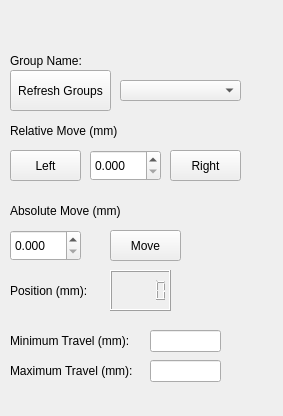
<?xml version="1.0" encoding="UTF-8"?>
<ui version="4.0">
 <class>Form</class>
 <widget class="QWidget" name="Form">
  <property name="geometry">
   <rect>
    <x>0</x>
    <y>0</y>
    <width>283</width>
    <height>416</height>
   </rect>
  </property>
  <property name="windowTitle">
   <string>Form</string>
  </property>
  <widget class="QPushButton" name="RefreshGroupsButton">
   <property name="geometry">
    <rect>
     <x>10</x>
     <y>70</y>
     <width>101</width>
     <height>41</height>
    </rect>
   </property>
   <property name="text">
    <string>Refresh Groups</string>
   </property>
  </widget>
  <widget class="QLabel" name="GroupNameLabel">
   <property name="geometry">
    <rect>
     <x>10</x>
     <y>50</y>
     <width>81</width>
     <height>21</height>
    </rect>
   </property>
   <property name="text">
    <string>Group Name:</string>
   </property>
  </widget>
  <widget class="QLabel" name="PositionLabel">
   <property name="geometry">
    <rect>
     <x>10</x>
     <y>280</y>
     <width>91</width>
     <height>21</height>
    </rect>
   </property>
   <property name="text">
    <string>Position (mm):</string>
   </property>
  </widget>
  <widget class="QLabel" name="MinTravelLabel">
   <property name="geometry">
    <rect>
     <x>10</x>
     <y>330</y>
     <width>141</width>
     <height>21</height>
    </rect>
   </property>
   <property name="text">
    <string>Minimum Travel (mm):</string>
   </property>
  </widget>
  <widget class="QLabel" name="MaxTravelLabel">
   <property name="geometry">
    <rect>
     <x>10</x>
     <y>360</y>
     <width>141</width>
     <height>21</height>
    </rect>
   </property>
   <property name="text">
    <string>Maximum Travel (mm):</string>
   </property>
  </widget>
  <widget class="QPushButton" name="X_LeftRelativeMoveButton">
   <property name="geometry">
    <rect>
     <x>10</x>
     <y>150</y>
     <width>71</width>
     <height>31</height>
    </rect>
   </property>
   <property name="text">
    <string>Left</string>
   </property>
  </widget>
  <widget class="QLabel" name="XaxisLabel">
   <property name="geometry">
    <rect>
     <x>40</x>
     <y>10</y>
     <width>61</width>
     <height>31</height>
    </rect>
   </property>
   <property name="font">
    <font>
     <pointsize>11</pointsize>
     <weight>75</weight>
     <bold>true</bold>
    </font>
   </property>
   <property name="text">
    <string/>
   </property>
  </widget>
  <widget class="QLabel" name="RelativeMoveLabel">
   <property name="geometry">
    <rect>
     <x>10</x>
     <y>120</y>
     <width>121</width>
     <height>21</height>
    </rect>
   </property>
   <property name="text">
    <string>Relative Move (mm)</string>
   </property>
  </widget>
  <widget class="QLabel" name="AbsoluteMoveLabel">
   <property name="geometry">
    <rect>
     <x>10</x>
     <y>200</y>
     <width>121</width>
     <height>21</height>
    </rect>
   </property>
   <property name="text">
    <string>Absolute Move (mm)</string>
   </property>
  </widget>
  <widget class="QPushButton" name="X_AbsoluteMoveButton">
   <property name="geometry">
    <rect>
     <x>110</x>
     <y>230</y>
     <width>71</width>
     <height>31</height>
    </rect>
   </property>
   <property name="text">
    <string>Move</string>
   </property>
  </widget>
  <widget class="QLineEdit" name="MinTravelValue">
   <property name="geometry">
    <rect>
     <x>150</x>
     <y>330</y>
     <width>71</width>
     <height>22</height>
    </rect>
   </property>
  </widget>
  <widget class="QDoubleSpinBox" name="AbsoluteMoveValue">
   <property name="geometry">
    <rect>
     <x>10</x>
     <y>230</y>
     <width>71</width>
     <height>31</height>
    </rect>
   </property>
   <property name="decimals">
    <number>3</number>
   </property>
  </widget>
  <widget class="QPushButton" name="X_RightRelativeMoveButton">
   <property name="geometry">
    <rect>
     <x>170</x>
     <y>150</y>
     <width>71</width>
     <height>31</height>
    </rect>
   </property>
   <property name="text">
    <string>Right</string>
   </property>
  </widget>
  <widget class="QDoubleSpinBox" name="RelativeMoveValue">
   <property name="geometry">
    <rect>
     <x>90</x>
     <y>150</y>
     <width>71</width>
     <height>31</height>
    </rect>
   </property>
   <property name="decimals">
    <number>3</number>
   </property>
   <property name="value">
    <double>0.000000000000000</double>
   </property>
  </widget>
  <widget class="QComboBox" name="X_GroupNames">
   <property name="geometry">
    <rect>
     <x>120</x>
     <y>80</y>
     <width>121</width>
     <height>21</height>
    </rect>
   </property>
  </widget>
  <widget class="QLCDNumber" name="PositionValue">
   <property name="geometry">
    <rect>
     <x>110</x>
     <y>270</y>
     <width>61</width>
     <height>41</height>
    </rect>
   </property>
   <property name="smallDecimalPoint">
    <bool>false</bool>
   </property>
   <property name="value" stdset="0">
    <double>0.000000000000000</double>
   </property>
  </widget>
  <widget class="QLineEdit" name="MaxTravelValue">
   <property name="geometry">
    <rect>
     <x>150</x>
     <y>360</y>
     <width>71</width>
     <height>22</height>
    </rect>
   </property>
  </widget>
 </widget>
 <resources/>
 <connections/>
</ui>
